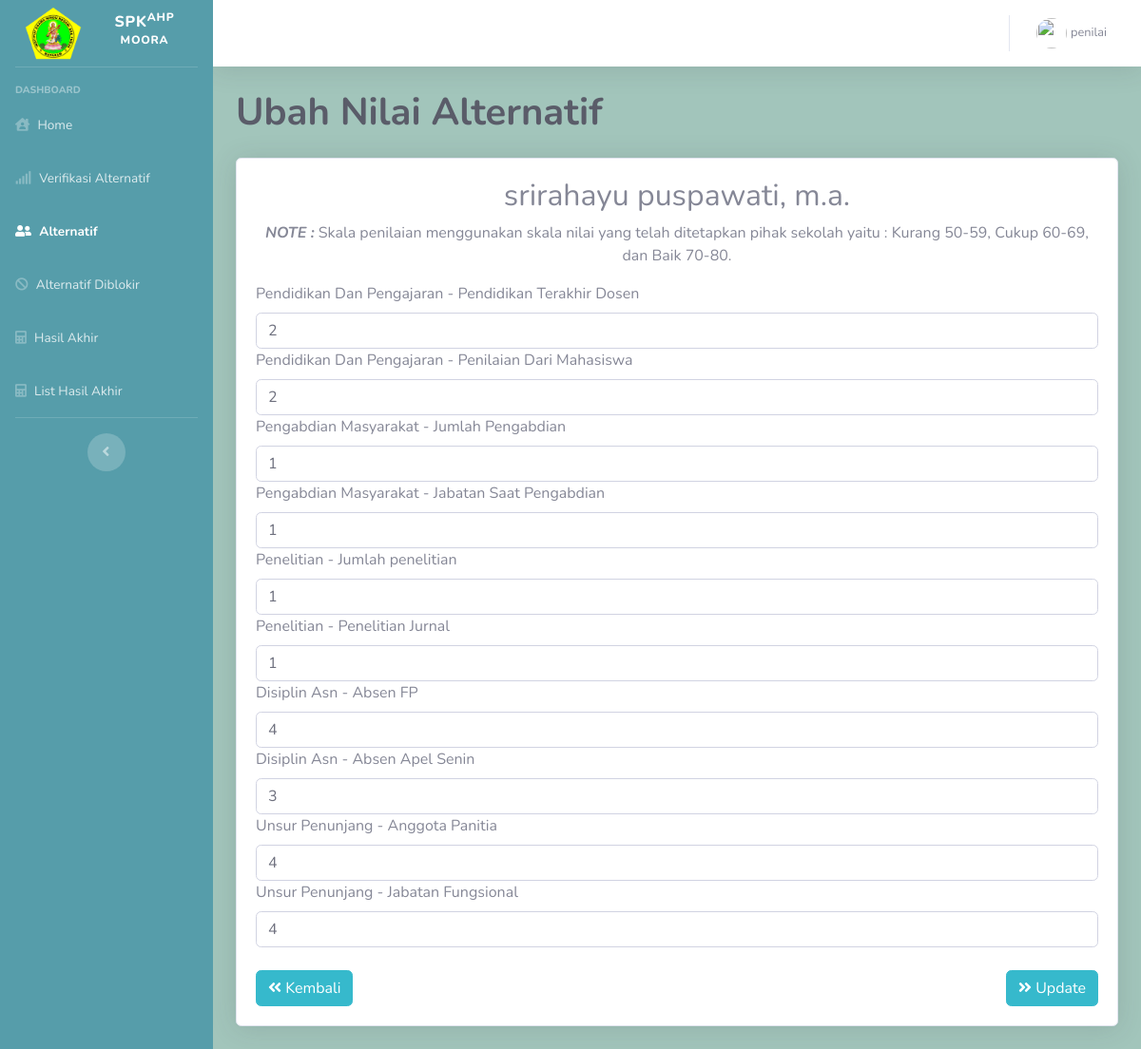
/nilai_alt.php?id_alternatif=1 (signed in), run on the app's committed database.
### tables this page shows
CREATE TABLE `alternatif` (
  `id_alternatif` int(5) NOT NULL,
  `id_periode` int(11) NOT NULL,
  `kode` varchar(10) NOT NULL,
  `nip` varchar(21) NOT NULL,
  `nama` text NOT NULL,
  `pendidikan_terakhir` varchar(4) NOT NULL,
  `jk` varchar(9) NOT NULL,
  `pengajaran` int(11) DEFAULT NULL,
  `pm_jumlah` int(11) DEFAULT NULL,
  `pm_sbg` int(11) DEFAULT NULL,
  `penelitian_jml` int(11) DEFAULT NULL,
  `penelitian_jurnal` int(11) DEFAULT NULL,
  `absen_fp` int(11) DEFAULT NULL,
  `absen_apel` int(11) DEFAULT NULL,
  `ang_kep` int(11) NOT NULL,
  `jab_dos` int(11) NOT NULL,
  `email` varchar(50) NOT NULL,
  `Berkas` varchar(150) NOT NULL,
  `username` varchar(30) NOT NULL,
  `password` varchar(255) NOT NULL,
  `size` varchar(15) NOT NULL,
  `status` tinyint(1) NOT NULL DEFAULT '0',
  `status_on` int(1) NOT NULL
);

CREATE TABLE `subkriteria` (
  `id_subkriteria` int(5) NOT NULL,
  `id_kriteria` int(5) NOT NULL,
  `kode` varchar(10) NOT NULL,
  `nama_subkriteria` varchar(30) NOT NULL
);

CREATE TABLE `kriteria` (
  `id_kriteria` int(5) NOT NULL,
  `id` int(3) NOT NULL,
  `kode` varchar(10) NOT NULL,
  `nama_kriteria` varchar(40) NOT NULL,
  `jenis_kriteria` varchar(10) NOT NULL
);

CREATE TABLE `nilai_alt` (
  `id_nilai` int(5) NOT NULL,
  `id_kriteria` int(5) NOT NULL,
  `id_subkriteria` int(5) NOT NULL,
  `id_alternatif` int(5) NOT NULL,
  `nilai` float NOT NULL
);

### koneksi.php (called while the page is built, shortened)
<?php
 $koneksi = mysqli_connect("localhost","root","","spk_ahp_moora");
function query ($query) {
 		global $koneksi;
 		$result = mysqli_query($koneksi, $query);
 		$rows = [];
 		while ($row = $result->fetch_assoc()) {
 			$rows[] = $row;
 		}
return $rows;
}
	?>

### nilai_alt.php (the view, shortened to what this page needs)
<?php
require 'koneksi.php';
include ('template/topbar.php');
include ('template/sidebar.php');
$id=$_GET['id_alternatif'];
$kriteria = query("SELECT * FROM kriteria");
$subkriteria = query("SELECT * FROM subkriteria");
$alternatif = query("SELECT * FROM alternatif where id_alternatif=$id");
?>
<div class="container-fluid">
  	<h1 class="m-0 font-weight-bold text-dark">Ubah Nilai Alternatif</h1> <br>
   		<div class="card shadow mb-4">
      		<div class="card-body">
      			<div class="table-responsive">
      			<form method="POST">
      			 	<?php foreach ($alternatif as $row) : ?>
						<tr>
								<h2 class="text-center"><?=$row['nama'];?></h2>
                <p class="text-center"><b><em>NOTE :</em></b> Skala penilaian menggunakan skala nilai yang telah ditetapkan pihak sekolah yaitu : Kurang 50-59, Cukup 60-69, dan Baik 70-80.</p>
                <?php foreach ($kriteria as $key) :?>
                  <?php if ($key['id']==1):?>
                    <?php $idk=$key['id_kriteria']; $nilaii=query("SELECT * FROM nilai_alt where id_kriteria=$idk and id_alternatif=$id")[0]; ?>
                    <label name="<?=$key['id_kriteria']  ?>" ><?=$key['nama_kriteria']  ?></label>
                    <input type="text" class="form-control" name="<?=$key['id_kriteria']  ?>" id="nilai" autocomplete="off" value="<?=$nilaii['nilai']; ?>">
                    <?php else: ?>
                      <?php $idk=$key['id_kriteria'];
                      $sub=query("SELECT * FROM subkriteria where id_kriteria=$idk"); foreach ($sub as $key2 ) :?>
                      <?php $idsub=$key2['id_subkriteria']; $nilaii=query("SELECT * FROM nilai_alt where id_kriteria=$idk and id_alternatif=$id and id_subkriteria=$idsub")[0]; ?>
                      <label name="<?=$key2['id_subkriteria'] ?>"><?=$key['nama_kriteria'] ?> - <?=$key2['nama_subkriteria']  ?></label>
                      <input type="text" class="form-control" name="<?=$idsub.'sub'?>" id="nilai" value="<?=$nilaii['nilai'] ?>" autocomplete="off" required>
                    <?php endforeach; ?>
                    <?php endif; ?>
								<?php endforeach; ?>
						</tr>
						<?php endforeach; ?>
            <br>
                  <button class="btn btn-info float-right" type="submit" name="submit"><i class="fas fa-angle-double-right"></i> Update
               </button>
            </form>
            <a href='javascript:history.back()'>
              <button class="btn btn-info float-left">
                <i class="fas fa-angle-double-left"></i> Kembali
              </button>
            </a>
      	</div>
      </div>
   </div>
</div>
<?php
include ('template/footer.php');
 ?>

### data on the page
alternatif: nama "srirahayu puspawati, m.a."
subkriteria: id_kriteria.nama_kriteria "Pendidikan Dan Pengajaran", nama_subkriteria "Pendidikan Terakhir Dosen", nilai "2"
subkriteria: id_kriteria.nama_kriteria "Pendidikan Dan Pengajaran", nama_subkriteria "Penilaian Dari Mahasiswa", nilai "2"
subkriteria: id_kriteria.nama_kriteria "Pengabdian Masyarakat", nama_subkriteria "Jumlah Pengabdian", nilai "1"
subkriteria: id_kriteria.nama_kriteria "Pengabdian Masyarakat", nama_subkriteria "Jabatan Saat Pengabdian", nilai "1"
subkriteria: id_kriteria.nama_kriteria "Penelitian", nama_subkriteria "Jumlah penelitian", nilai "1"
subkriteria: id_kriteria.nama_kriteria "Penelitian", nama_subkriteria "Penelitian Jurnal", nilai "1"
subkriteria: id_kriteria.nama_kriteria "Disiplin Asn", nama_subkriteria "Absen FP", nilai "4"
subkriteria: id_kriteria.nama_kriteria "Disiplin Asn", nama_subkriteria "Absen Apel Senin", nilai "3"
subkriteria: id_kriteria.nama_kriteria "Unsur Penunjang", nama_subkriteria "Anggota Panitia", nilai "4"
subkriteria: id_kriteria.nama_kriteria "Unsur Penunjang", nama_subkriteria "Jabatan Fungsional", nilai "4"

### other printed values
$_SESSION["username"] "penilai"
